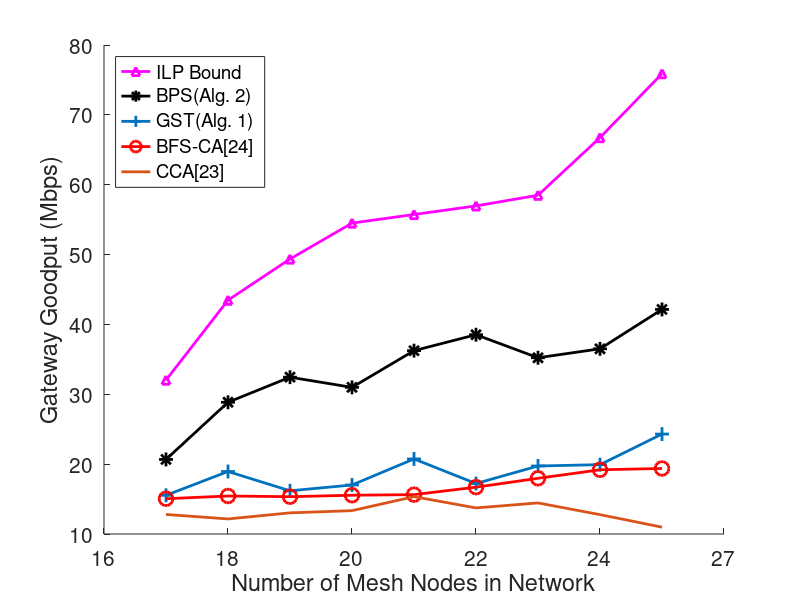

MATLAB code to generate this figure:
% Plot different network size

clear all
bps=[20.6722   28.8570   32.4487   30.9917   36.2440   38.5286    35.2290   36.5101   42.1458];
cca=[12.7986   12.1555   13.0277   13.3417   15.3459   13.7339      14.4480 12.7717   10.9805];
bfsca=[15.0490   15.4397   15.3388   15.5503   15.6344   16.7049    17.9729   19.1912   19.3808];
gst=[15.5389   18.9452   16.1845   17.0160   20.7433   17.2230      19.7360   19.9253   24.3048];

upbound=load('dataout.txt');


close all
figure
%set(gcf,'Visible','off');

 %set(0,'DefaultAxesFontSize', 10)


hold on
 plot(upbound,'m^-')
plot(bps,'k*-','markers',10)
plot(gst,'+-','markers',10)
plot(bfsca,'ro-','markers',10)
plot(cca)


%set(gca,'FontSize',16)
 set(get(gca,'Children'),'linewidth',2);

xtk_label={'16','18','20','22','24','27','30','33','36'};
set(gca,'xticklabel',xtk_label,'FontSize',15);

%title('Max Network Throughput')
legend('ILP Bound','BPS(Alg. 2)','GST(Alg. 1)','BFS-CA[24]','CCA[23]','Location','NorthWest')
xlabel('Number of Mesh Nodes in Network')
set(get(gca,'XLabel'),'FontSize',17)
ylabel('Gateway Goodput (Mbps)')
set(get(gca,'YLabel'),'FontSize',17)

saveas(gca, 'varysize.eps','epsc');
